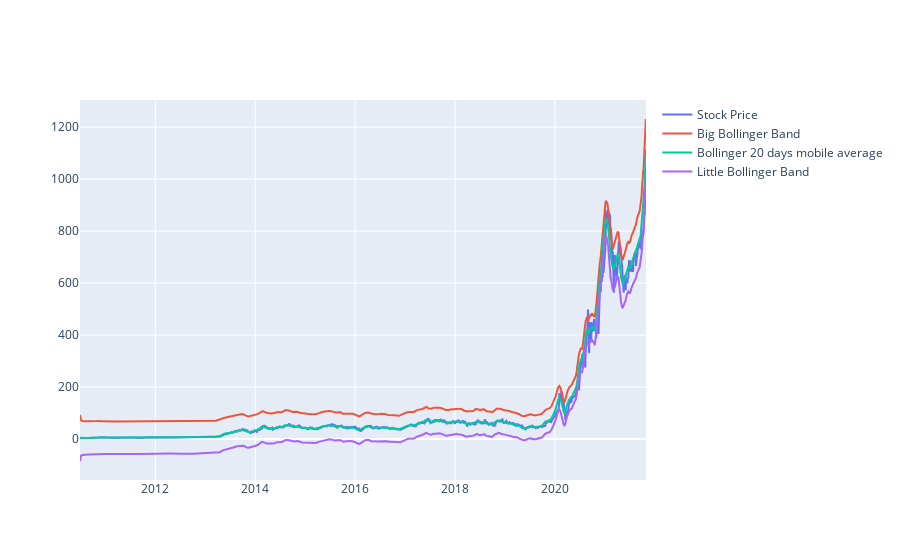

This figure's notebook cell:
### Code cell
from plotly.subplots import make_subplots
import plotly.graph_objects as go


def Bollinger_plot():
    
    fig = make_subplots(rows=1, cols=1)
    
    DS_Matrix = Bollinger()
    
    fig.add_trace(go.Scatter(name="Stock Price", x=Date, y=closing_price), row=1, col=1)
    fig.add_trace(go.Scatter(name="Big Bollinger Band", x=Date, y=DS_Matrix[0]), row=1, col=1)
    fig.add_trace(go.Scatter(name="Bollinger 20 days mobile average", x=Date, y=DS_Matrix[1]), row=1, col=1)
    fig.add_trace(go.Scatter(name="Little Bollinger Band", x=Date, y=DS_Matrix[2]), row=1, col=1)
    
    return fig

Bollinger_plot()

### Figure 1 — Plotly figure (JSON) as saved in the notebook; plotly's stock layout.template omitted (floating-point values rounded to 4 significant figures; data arrays with more than 128 entries replaced by an {"elided": "..."} marker saying what was removed)
{"data": [{"name": "Stock Price", "type": "scatter", "x": {"elided": "2856 str values"}, "xaxis": "x", "y": {"elided": "2856 float values"}, "yaxis": "y"}, {"name": "Big Bollinger Band", "type": "scatter", "x": {"elided": "2856 str values"}, "xaxis": "x", "y": {"elided": "2855 float values"}, "yaxis": "y"}, {"name": "Bollinger 20 days mobile average", "type": "scatter", "x": {"elided": "2856 str values"}, "xaxis": "x", "y": {"elided": "2856 float values"}, "yaxis": "y"}, {"name": "Little Bollinger Band", "type": "scatter", "x": {"elided": "2856 str values"}, "xaxis": "x", "y": {"elided": "2855 float values"}, "yaxis": "y"}], "layout": {"xaxis": {"anchor": "y", "domain": [0, 1]}, "yaxis": {"anchor": "x", "domain": [0, 1]}}}
